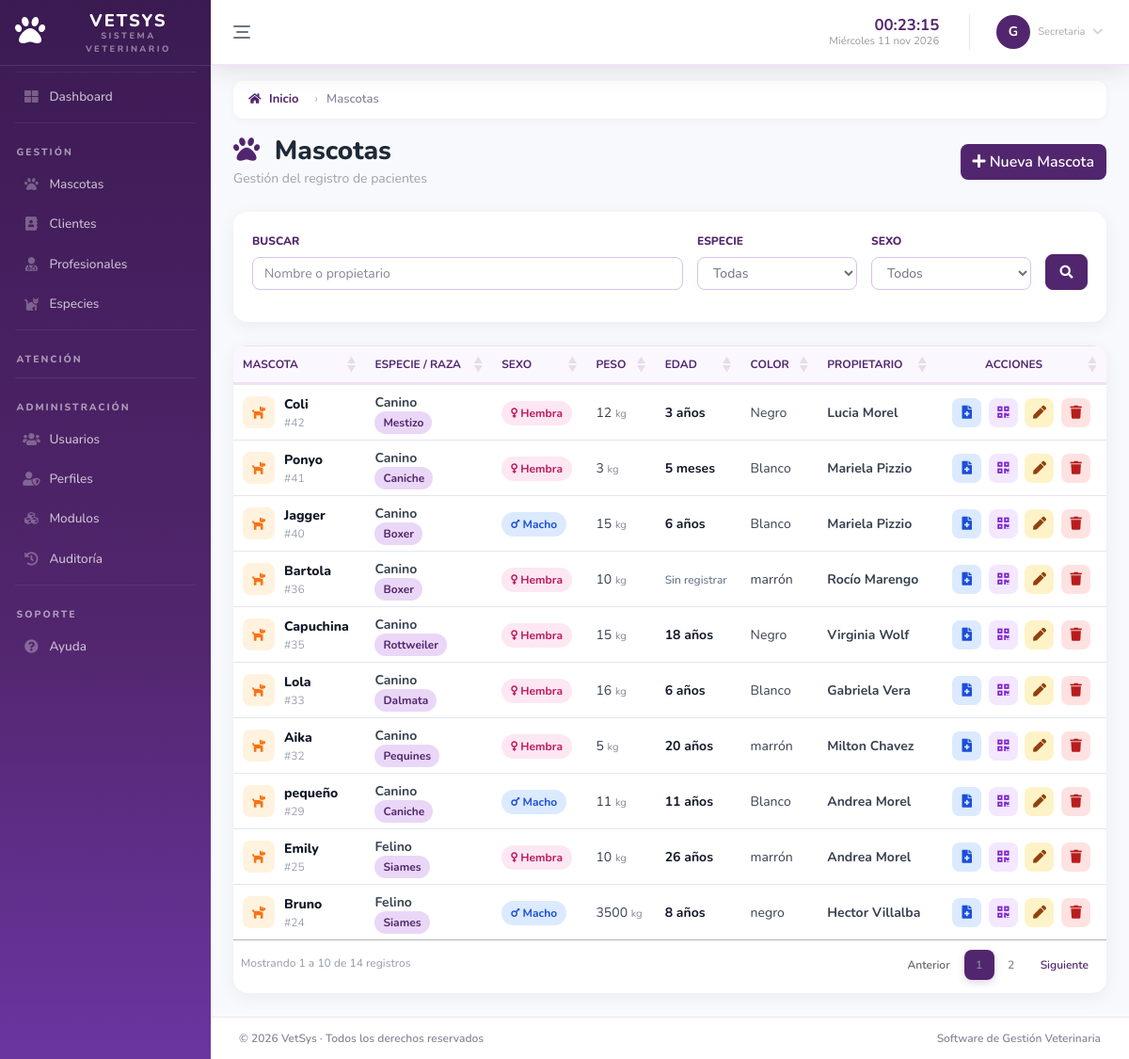
Before: /modules/pets/index.php (signed in) with the older database file.
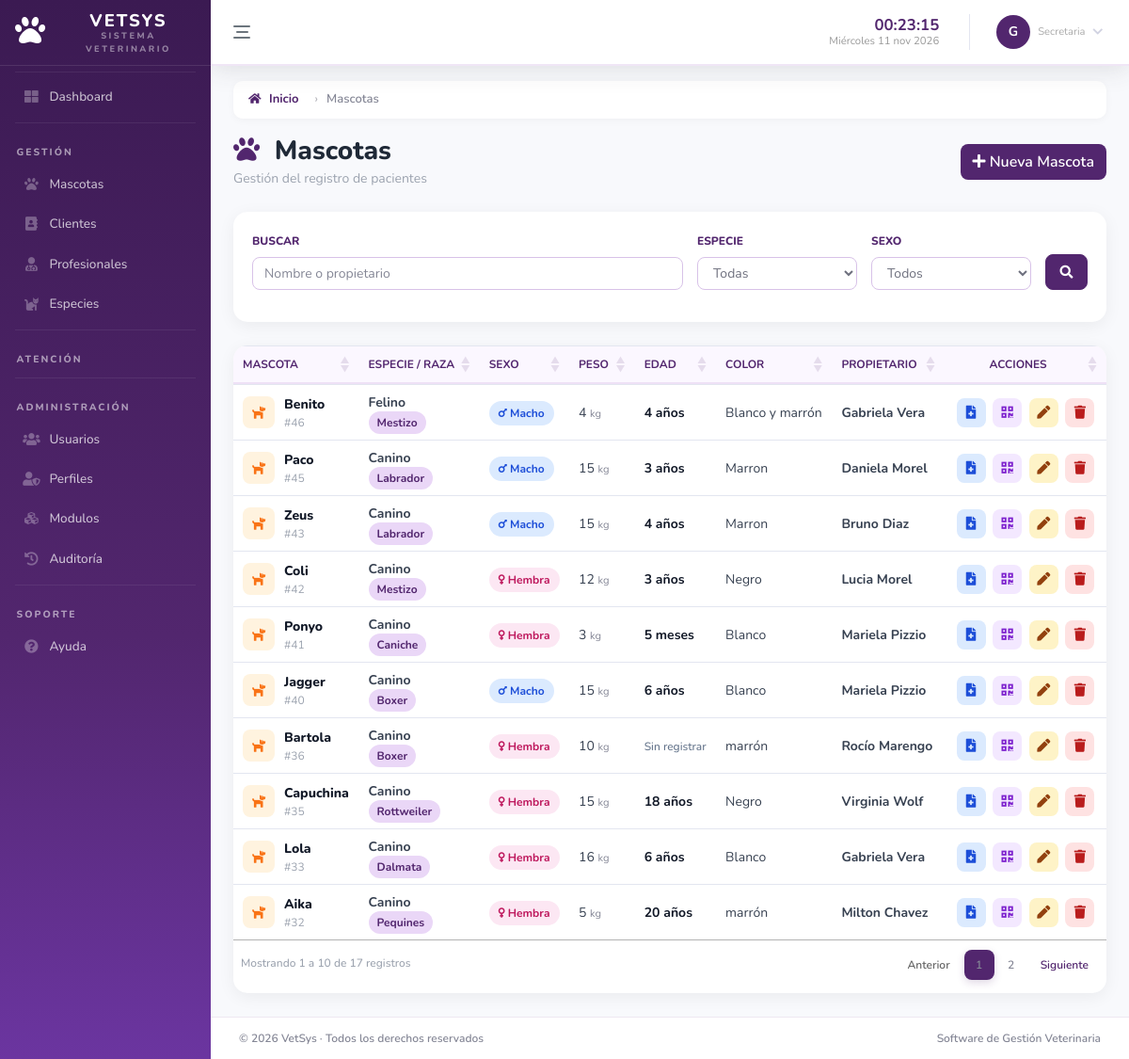
After: the same page with the newer database file.
### tables this page shows
CREATE TABLE `modulo` (
  `id_modulo` int NOT NULL AUTO_INCREMENT,
  `nombre_modulo` varchar(80) NOT NULL,
  `ruta` varchar(150) NOT NULL,
  `icono` varchar(50) DEFAULT NULL,
  `estado` tinyint DEFAULT '1',
  `categoria` varchar(50) NOT NULL,
  `orden` int NOT NULL DEFAULT '0',
  PRIMARY KEY (`id_modulo`)
);

CREATE TABLE `mascota` (
  `id_mascota` int NOT NULL AUTO_INCREMENT,
  `id_especie` int NOT NULL,
  `id_cliente` int NOT NULL,
  `fecha_nacimiento` date DEFAULT NULL,
  `edad` int DEFAULT NULL,
  `unidad_edad` enum('dias','meses','años') DEFAULT NULL,
  `color` varchar(50) DEFAULT NULL,
  `nombre_mascota` varchar(100) NOT NULL,
  `peso` decimal(6,2) DEFAULT NULL,
  `sexo` varchar(20) DEFAULT NULL,
  `activo` tinyint DEFAULT '1',
  `condicion_especial` text,
  `cuidados_especiales` text,
  `token_publico` varchar(64) DEFAULT NULL,
  `condicion_otra` varchar(100) DEFAULT NULL,
  `ficha_publica` tinyint(1) NOT NULL DEFAULT '0',
  `mostrar_telefono` tinyint(1) NOT NULL DEFAULT '0',
  `consentimiento_qr` tinyint(1) NOT NULL DEFAULT '0',
  `fecha_consentimiento_qr` datetime DEFAULT NULL,
  `mostrar_domicilio` tinyint(1) NOT NULL DEFAULT '0',
  `foto` varchar(255) DEFAULT NULL,
  PRIMARY KEY (`id_mascota`),
  UNIQUE KEY `token_publico` (`token_publico`),
  KEY `id_especie` (`id_especie`),
  KEY `id_cliente` (`id_cliente`),
  CONSTRAINT `mascota_ibfk_1` FOREIGN KEY (`id_especie`) REFERENCES `especie` (`id_especie`),
  CONSTRAINT `mascota_ibfk_2` FOREIGN KEY (`id_cliente`) REFERENCES `cliente` (`id_cliente`)
);

CREATE TABLE `especie` (
  `id_especie` int NOT NULL AUTO_INCREMENT,
  `nombre_especie` varchar(100) NOT NULL,
  `raza` varchar(100) DEFAULT NULL,
  `activo` tinyint DEFAULT '1',
  PRIMARY KEY (`id_especie`)
);

### modules/pets/controllers/PetController.php (called while the page is built, shortened)
<?php
require_once __DIR__ . '/../models/PetModel.php';
class PetController{
    private $model;
    public function __construct($conexion){
        $this->model = new PetModel($conexion);
    }
    public function index(){
        $buscar = trim($_GET['buscar'] ?? '');
        $id_especie = (int)($_GET['id_especie'] ?? 0);
        $sexo = trim($_GET['sexo'] ?? '');
        $where = $this->model->buildWhere(
            $buscar,
            $id_especie,
            $sexo
        );
        $mascotas = $this->model->getAll($where);
        require_once __DIR__ . '/../views/index.php';
    }
}

### modules/pets/index.php (called while the page is built, shortened)
<?php
require_once '../../app/validateRoute.php';
require_once 'controllers/PetController.php';
$controller = new PetController($conexion);
$controller->index();

### modules/pets/models/PetModel.php (called while the page is built, shortened)
<?php
class PetModel{
    private $conexion;
    public function __construct($conexion){
        $this->conexion = $conexion;
    }
    public function buildWhere($buscar, $id_especie, $sexo){
    $where = "WHERE m.activo = 1";
    return $where;
    }
    public function getAll($where){
    return $this->conexion->query("SELECT m.id_mascota,m.nombre_mascota,m.sexo,
            m.peso,m.edad,m.unidad_edad,m.color,
            e.nombre_especie,e.raza,
            CONCAT(
                p.nombre_persona,
                ' ',
                p.apellido_persona
            ) AS cliente
        FROM mascota m INNER JOIN especie e
            ON m.id_especie = e.id_especie
        INNER JOIN cliente c
            ON m.id_cliente = c.id_cliente
        INNER JOIN persona p
            ON c.id_persona = p.id_persona
        $where
        ORDER BY m.id_mascota DESC
    ");
    }
}

### modules/pets/views/index.php (the view, shortened to what the changed rows need)
<?php
require_once '../../app/menu.php';
?>
<!DOCTYPE html>
<html lang="es">
<head>
    <link href="../../vendor/fontawesome-free/css/all.min.css" rel="stylesheet">
    <link href="../../css/sb-admin-2.min.css" rel="stylesheet">
    <link href="../../css/indexpet.css" rel="stylesheet">
    <link rel="stylesheet" href="https://cdn.datatables.net/1.13.8/css/jquery.dataTables.min.css">
    <link rel="stylesheet" href="https://cdn.datatables.net/buttons/2.4.2/css/buttons.dataTables.min.css">
</head>
<body>
<div class="container-fluid">
    <div class="d-flex justify-content-between align-items-center flex-wrap mb-3">
        <div>
            <h1 class="h3 page-title">
                <i class="fas fa-paw mr-2"></i> Mascotas
            </h1>
        </div>
    </div>
    <div class="table-card">
        <div class="table-responsive">
            <table id="tablaMascotas" class="table table-hover">
                <thead>
                    <tr>
                        <th>Mascota</th>
                        <th>Especie / Raza</th>
                        <th>Sexo</th>
                        <th>Peso</th>
                        <th>Edad</th>
                        <th>Color</th>
                        <th>Propietario</th>
                        <th class="text-center">Acciones</th>
                    </tr>
                </thead>
                <tbody>
                    <?php if ($mascotas->num_rows > 0) { ?>
                        <?php while ($row = $mascotas->fetch_object()) { ?>
                            <tr>
                                <td>
                                    <div class="d-flex align-items-center">
                                        <span class="pet-icon">
                                            <i class="fas fa-dog"></i>
                                        </span>
                                        <div>
                                            <div class="pet-name"><?= htmlspecialchars($row->nombre_mascota ) ?></div>
                                            <div class="pet-id">#<?= $row->id_mascota ?></div>
                                        </div>
                                    </div>
                                </td>
                                <td>
                                    <strong><?= htmlspecialchars($row->nombre_especie) ?></strong><br>
                                    <span class="badge-raza"><?= htmlspecialchars($row->raza) ?></span>
                                </td>
                                <td>
                                    <?php
                                    if ($row->sexo == 'H') {    ?>
                                    <span class="badge-hembra">
                                    <i class="fas fa-venus"></i> Hembra</span>
                                    <?php
                                    } elseif ($row->sexo == 'M') {
                                    ?>
                                        <span class="badge-macho">
                                            <i class="fas fa-mars"></i> Macho
                                        </span>
                                    <?php
                                    } else {
                                    ?>
                                        —
                                    <?php } ?>
                                </td>
                                    <td>
                                        <?php if ($row->peso !== null && $row->peso !== '') { ?>
                                            <?php
                                            $peso = (float) $row->peso;
                                            $pesoFormateado = rtrim(
                                                rtrim(number_format($peso, 2, ',', ''), '0'),
                                                ','
                                            );
                                            ?>
                                            <?= htmlspecialchars($pesoFormateado) ?>
                                            <small class="text-muted">kg</small>
                                        <?php } else { ?>
                                            <span class="data-empty">Sin registrar</span>
                                        <?php } ?>
                                    </td>
                                <td>
                                    <?php if ($row->edad !== null && $row->edad !== '') { ?>
                                        <?php
                                        $unidad = $row->unidad_edad ?? '';
                                        ?>
                                        <span class="mascota-edad">
                                            <?= htmlspecialchars($row->edad) ?>
                                            <?= htmlspecialchars($unidad) ?>
                                        </span>
                                    <?php } else { ?>
                                       <span class="data-empty">Sin registrar</span>
                                    <?php } ?>
                                </td>
                                <td>
                                    <?= !empty($row->color) ? htmlspecialchars($row->color) : '<span class="data-empty">Sin registrar</span>' ?>
                                </td>
                                <td>
                                    <strong><?= htmlspecialchars($row->cliente) ?></strong>
                                </td>
                                <td class="text-center">
                                    <div class="tooltip-action">
                                        <a href="pet_record.php?id=<?= $row->id_mascota ?>"
                                        class="btn-action btn-view">
                                            <i class="fas fa-file-medical"></i>
                                        </a>
                                    </div>
                                    <div class="tooltip-action">
                                        <a href="qr.php?id=<?= $row->id_mascota ?>"
                                        target="_blank"
                                        class="btn-action btn-qr">
                                            <i class="fas fa-qrcode"></i>
                                        </a>
                                    </div>
                                    <div class="tooltip-action">
                                        <a href="edit.php?id=<?= $row->id_mascota ?>"
                                        class="btn-action btn-edit">
                                            <i class="fas fa-pen"></i>
                                        </a>
                                    </div>
                                    <div class="tooltip-action">
                                        <button class="btn-action btn-delete"
                                            data-toggle="modal"
                                            data-target="#modalEliminar"
                                            data-id="<?= $row->id_mascota ?>"
                                            data-nombre="<?= $row->nombre_mascota ?>">
                                            <i class="fas fa-trash"></i>
                                        </button>
                                    </div>
                                </td>
                            </tr>
                        <?php } ?>
                    <?php } ?>
                </tbody>
            </table>
        </div>
    </div>
</div>
</body>
</html>

### app/menu.php (shortened to what the changed rows need)
<?php
require __DIR__ . '/../settings/conexion.php';
$uri = $_SERVER['REQUEST_URI'] ?? '';
function isActive(string $path, string $uri): string {
    return str_contains($uri, $path) ? 'nav-active' : '';
}
    ?>
    <?php
$idPerfil = $_SESSION['id_perfil'];
$sql = "
SELECT
    m.id_modulo,
    m.nombre_modulo,
    m.ruta,
    m.icono,
    m.categoria,
    m.orden
FROM modulo m
INNER JOIN perfil_modulo pm
    ON pm.id_modulo = m.id_modulo
WHERE
    pm.id_perfil = ?
    AND m.estado = 1
ORDER BY
    m.categoria,
    m.orden
";
$stmt = mysqli_prepare($conexion, $sql);
mysqli_stmt_bind_param($stmt, "i", $idPerfil);
mysqli_stmt_execute($stmt);
$resultado = mysqli_stmt_get_result($stmt);
$menu = [];
while ($fila = mysqli_fetch_assoc($resultado)) {
    $menu[$fila['categoria']][] = $fila;
}
?>
<!DOCTYPE html>
<html lang="es">
<head>
    <link href="/SoftwareVet/vendor/fontawesome-free/css/all.min.css" rel="stylesheet">
    <link href="/SoftwareVet/css/sb-admin-2.min.css" rel="stylesheet">
    <link href="/SoftwareVet/css/style_menu.css" rel="stylesheet">
</head>
<body id="page-top" data-sidebar="full">
<div id="wrapper">
    <ul class="navbar-nav sidebar sidebar-dark accordion" id="accordionSidebar">
<?php
if (!empty($menu['Gestión'])):
    foreach ($menu['Gestión'] as $modulo):
?>
<li class="nav-item <?= isActive(parse_url($modulo['ruta'], PHP_URL_PATH), $uri) ?>">
    <a class="nav-link"
       href="<?= htmlspecialchars($modulo['ruta']) ?>"
       data-label="<?= htmlspecialchars($modulo['nombre_modulo']) ?>">
        <i class="fas fa-fw <?= htmlspecialchars($modulo['icono']) ?> nav-icon"></i>
        <span class="nav-text">
            <?= htmlspecialchars($modulo['nombre_modulo']) ?>
        </span>
    </a>
</li>
<?php
    endforeach;
endif;
?>
<?php if (!empty($menu['Administración'])): ?>
<?php foreach ($menu['Administración'] as $modulo): ?>
<li class="nav-item <?= isActive(parse_url($modulo['ruta'], PHP_URL_PATH), $uri) ?>">
    <a class="nav-link"
       href="<?= htmlspecialchars($modulo['ruta']) ?>"
       data-label="<?= htmlspecialchars($modulo['nombre_modulo']) ?>">
        <i class="fas fa-fw <?= htmlspecialchars($modulo['icono']) ?> nav-icon"></i>
        <span class="nav-text">
            <?= htmlspecialchars($modulo['nombre_modulo']) ?>
        </span>
    </a>
</li>
<?php endforeach; ?>
<?php endif; ?>
<?php if (!empty($menu['Soporte'])): ?>
<?php foreach ($menu['Soporte'] as $modulo): ?>
<li class="nav-item <?= isActive(parse_url($modulo['ruta'], PHP_URL_PATH), $uri) ?>">
    <a class="nav-link"
       href="<?= htmlspecialchars($modulo['ruta']) ?>"
       data-label="<?= htmlspecialchars($modulo['nombre_modulo']) ?>">
        <i class="fas fa-fw <?= htmlspecialchars($modulo['icono']) ?> nav-icon"></i>
        <span class="nav-text">
            <?= htmlspecialchars($modulo['nombre_modulo']) ?>
        </span>
    </a>
</li>
<?php endforeach; ?>
<?php endif; ?>
    </ul>
    <div id="content-wrapper" class="d-flex flex-column">
        <div id="content">

Changed rows visible on the page:
no longer on this page (row unchanged): mascota: nombre_mascota "pequeño", id_mascota "29", id_especie.nombre_especie "Canino", id_especie.raza "Caniche", sexo "M" (drawn), peso "11", edad "11", unidad_edad "años", color "Blanco", cliente "Andrea Morel"
no longer on this page (row unchanged): mascota: nombre_mascota "Emily", id_mascota "25", id_especie.nombre_especie "Felino", id_especie.raza "Siames", sexo "H" (drawn), peso "10", edad "26", unidad_edad "años", color "marrón", cliente "Andrea Morel"
no longer on this page (row unchanged): mascota: nombre_mascota "Bruno", id_mascota "24", id_especie.nombre_especie "Felino", id_especie.raza "Siames", sexo "M" (drawn), peso "3500", edad "8", unidad_edad "años", color "negro", cliente "Hector Villalba"
added mascota: nombre_mascota "Benito", id_mascota "46", id_especie.nombre_especie "Felino", id_especie.raza "Mestizo", sexo "M" (drawn), peso "4", edad "4", unidad_edad "años", color "Blanco y marrón", cliente "Gabriela Vera"
added mascota: nombre_mascota "Paco", id_mascota "45", id_especie.nombre_especie "Canino", id_especie.raza "Labrador", sexo "M" (drawn), peso "15", edad "3", unidad_edad "años", color "Marron", cliente "Daniela Morel"
added mascota: nombre_mascota "Zeus", id_mascota "43", id_especie.nombre_especie "Canino", id_especie.raza "Labrador", sexo "M" (drawn), peso "15", edad "4", unidad_edad "años", color "Marron", cliente "Bruno Diaz"
Other visible differences:
text written by a page script: "Mostrando 1 a 10 de 14 registros Anterior 1 2 Siguiente" → "Mostrando 1 a 10 de 17 registros Anterior 1 2 Siguiente"
